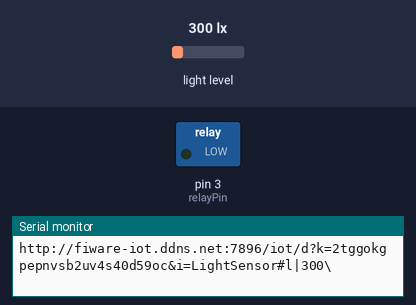
Simulated run of this sketch. Board: Arduino Uno, built with avr-gcc and run on an emulated ATmega328P. On the bench: switched loads named in the sketch (green lamp = pin HIGH), the last lines printed to the serial monitor. The inputs (shaded band) are chosen by the test bench; at power-on: light level 300 lx.

Above: at 12.8 s.
12.9 s: light level set to 69 lx
25.2 s: light level set to 60 lx
At 36.7 s:
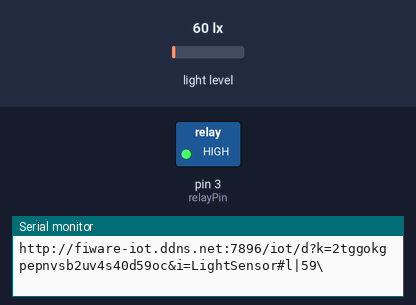
37.6 s: light level set to 500 lx
At 49.3 s:
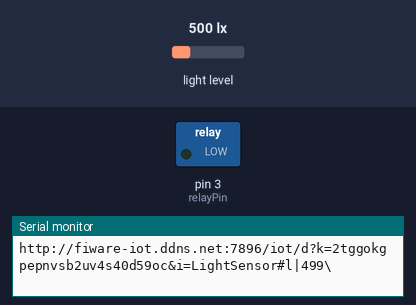
49.6 s: light level set to 40 lx
At 60.5 s:
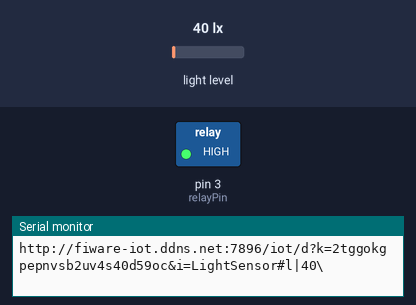
Timing chart, 0 to 62.0 s (numbered marks = the images above; inputs shaded):
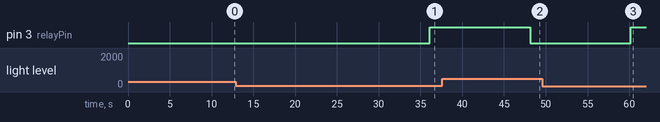

The sketch:

light_relay_project.ino
```cpp
// main section
#include "relay.h"
#include "light_sensor.h"
#include "firewire_com.h"


void setup() {
  Serial.begin(9600);

  setup_relay();          // relay setup
  setup_light_sensor();   // BH1750 setup

}

void loop() {

  // masurement expresed in lumens => 1 lux/m2
  uint16_t lux_value = get_light_measurement();

  // sending data to DB
  post_data(lux_value);

  if ( lux_value < 65 ) {
    turn_relay_on(true);
  } else {
    turn_relay_on(false);
  }
  delay(10000);


}
```

firewire_com.cpp
```cpp
#include "firewire_com.h";
#include <Arduino.h>

const String URL = "http://fiware-iot.ddns.net:7896/iot/d?";
const String APIKEY = "k=2tggokgpepnvsb2uv4s40d59oc";
const String SENSOR_NAME = "&i=LightSensor";
String resultUrl;

void post_data(unsigned int value){
  resultUrl = URL + APIKEY + SENSOR_NAME + "#l|" + value + "\\";
  Serial.println(resultUrl);
}
```

firewire_com.h
```cpp
// this file act as a intermediate between the project and the Serial port
// it is intended that this file use python to make post/get to firewire.
// in case you wanna use esp8266 or any other wifi module, refactor post_data() implementation


void post_data(unsigned int value);
```

light_sensor.cpp
```cpp
#include <Wire.h>
#include <BH1750.h>

BH1750 lightMeter;

String lightLevel = "normal";

/*
  there are 3 light levels expecified here
  high -> when we are pointing light sensor with a flashlight o it's receiving sunny light directly
          here we're talking about a light greatter than 4k lux
  normal -> this level it depends on the day light that you're having or the artificial light provided by your lamp
          for this example i was getting 54 lux as a regular light in daylight or at evening with my lamp
          but asume that is everything between 4k and 65 lux
  low -> when having a poor light such a dark room or a distant lamp
          we are taking less than 65 lux

  have in mind that it depends on your workstation lights and diferent sensors may difier.
*/

void setup_light_sensor(){
  // light sensor setup
  // Initialize the I2C bus (BH1750 library doesn't do this automatically)
  Wire.begin();
  // On esp8266 you can select SCL and SDA pins using Wire.begin(D4, D3);
  // For Wemos / Lolin D1 Mini Pro and the Ambient Light shield use Wire.begin(D2, D1);

  lightMeter.begin();
  // We setup lightMeter by default to


 }

 uint16_t get_light_measurement(){


  uint16_t lux = lightMeter.readLightLevel();
  uint16_t lux_updated = lux;


if (lux > 4000 & lightLevel != "high") {
      // reduce measurement time - needed in direct sun light
      if (lightMeter.setMTreg(32)) {
        lightLevel = "high";
        lux_updated = lightMeter.readLightLevel();
      }
      else {
        // here we would print some error but we're not gonnna do it because we are
        // using serial port to comunicate with python script
        //Serial.println(F("Error setting MTReg to low value for high light environment"));
      }
    }
    else {
        if (lux > 65 & lightLevel != "normal") {
          // typical light environment
          if (lightMeter.setMTreg(69)) {
            lightLevel = "normal";
            lux_updated = lightMeter.readLightLevel();
          }
          else {
            // here we would print some error but we're not gonnna do it because we are
            // using serial port to comunicate with python script
            //Serial.println(F("Error setting MTReg to default value for normal light environment"));
          }
        }
        else {
          if (lux <= 65) {
            //very low light environment
            if (lightMeter.setMTreg(138)) {
              lightLevel = "low";
              lux_updated = lightMeter.readLightLevel();
            }
            else {
              // here we would print some error but we're not gonnna do it because we are
              // using serial port to comunicate with python script
              //Serial.println(F("Error setting MTReg to high value for low light environment"));
            }
          }
       }

    }
    return lux_updated;
 }
```

light_sensor.h
```cpp
//functions
void setup_light_sensor();
uint16_t get_light_measurement();
```

relay.cpp
```cpp
#import "relay.h"
#import <Arduino.h>


int relayPin = 3;


void setup_relay(){
  // relay setup
  pinMode(relayPin, OUTPUT); //set pin as output
  digitalWrite(relayPin, LOW); //set initial state OFF for
}

void turn_relay_on(bool flag){

  if(flag){
    digitalWrite(relayPin, HIGH);
    // relay is on
    delay(2000); // wait for 2 seconds
  } else {
  // relay is off
    digitalWrite(relayPin, LOW);
    delay(2000);
  }
}
```

relay.h
```cpp
// functions
void setup_relay();
void turn_relay_on(bool flag);
```

Measured:
- the behaviour switches between 65 and 64 lx on light level (found by bisection; images 0 and 1)
- after the input at 25.2 s, pin 3 (relayPin): LOW → HIGH after 10.9 s
- after the input at 37.6 s, pin 3 (relayPin): HIGH → LOW after 10.5 s
- after the input at 49.6 s, pin 3 (relayPin): LOW → HIGH after 10.6 s
